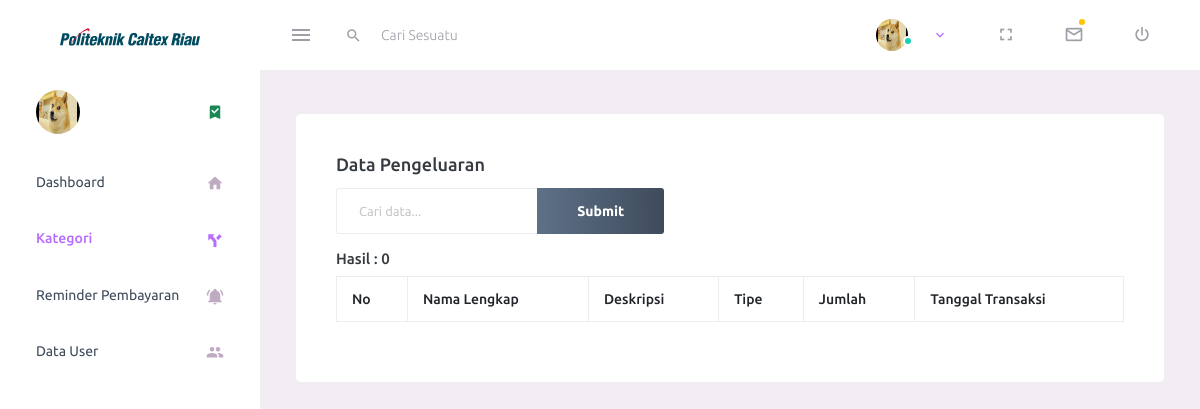
The page /index.php/controller_kategori on the database as committed earlier.
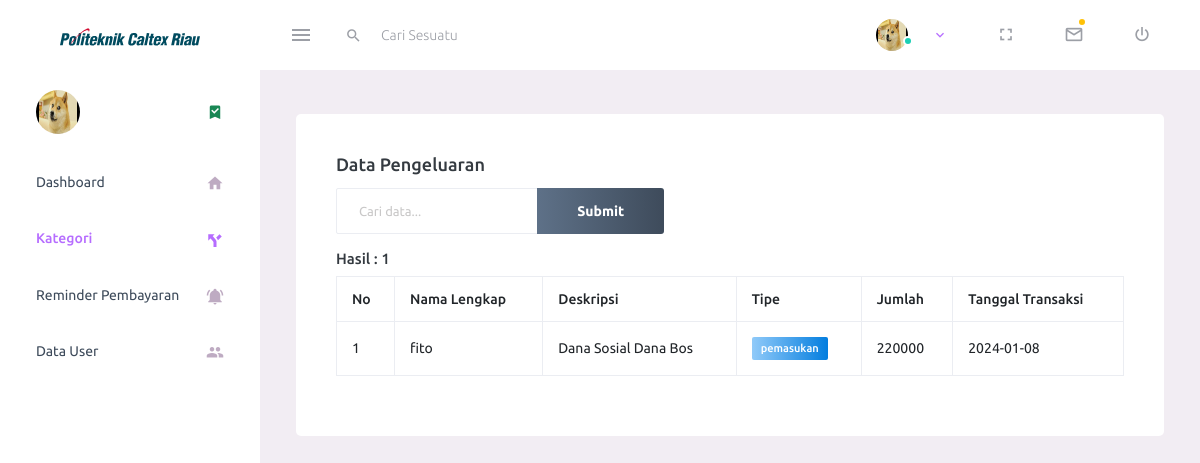
The same page on the database as committed later.
### tables this page shows
CREATE TABLE `transaksi` (
  `transaksi_id` int(9) NOT NULL,
  `user_id` int(9) NOT NULL,
  `deskripsi` varchar(255) NOT NULL,
  `tipe` varchar(100) NOT NULL,
  `jumlah` int(9) NOT NULL,
  `tanggal_transaksi` date NOT NULL
);

CREATE TABLE `pengguna` (
  `user_Id` int(9) NOT NULL,
  `username` varchar(100) NOT NULL,
  `password` varchar(100) NOT NULL,
  `nama_lengkap` varchar(100) NOT NULL,
  `peran` varchar(10) NOT NULL
);

### application/controllers/controller_kategori.php (called while the page is built, shortened)
<?php
class controller_kategori extends CI_Controller
{
    public function __construct()
    {
        $this->load->model('transaksi_model');
        $this->load->model('pengguna_model');
        $this->load->library('pagination');
    }
    public function index(){
        if ($this->input->post('submit')) {
            $data['keyword'] = $this->input->post('keyword');
        } else {
            $data['keyword'] = $this->input->get('keyword');
        }
        $this->db->like('pengguna.nama_lengkap', $data['keyword']);
        $this->db->or_like('transaksi.deskripsi', $data['keyword']);
        $this->db->or_like('transaksi.tipe', $data['keyword']);
        $this->db->or_like('transaksi.jumlah', $data['keyword']);
        $this->db->or_like('transaksi.tanggal_transaksi', $data['keyword']);
        $this->db->from('transaksi');
        $this->db->join('pengguna', 'pengguna.user_Id = transaksi.user_id');
        $config['total_rows'] = $this->db->count_all_results();
        $config['per_page'] = 5;
        $data['total_rows'] = $config['total_rows'];
        $data['start'] = $this->uri->segment(3);
        $data['pengguna'] = $this->db->get_where('pengguna', ['username' => $this->session->userdata('username')])->row_array();
        $data['transaksi'] = $this->transaksi_model->getRiwayatAll($config['per_page'], $data['start'], $data['keyword']);
        $this->load->view("layout/headerAdmin", $data);
        $this->load->view("display/admin/kategori", $data);
        $this->load->view("layout/footer", $data);
    }
}

### index.php (called while the page is built, shortened)
<?php
require_once BASEPATH.'core/CodeIgniter.php';

### application/config/config.php (called while the page is built, shortened)
<?php
$config['base_url'] = 'http://localhost/Project_BPF_kel2/';
$config['index_page'] = '';
$config['uri_protocol']	= 'REQUEST_URI';
$config['url_suffix'] = '';
$config['language']	= 'english';
$config['charset'] = 'UTF-8';
$config['enable_hooks'] = FALSE;
$config['subclass_prefix'] = 'MY_';
$config['composer_autoload'] = FALSE;
$config['permitted_uri_chars'] = 'a-z 0-9~%.:_\-';
$config['enable_query_strings'] = FALSE;
$config['controller_trigger'] = 'c';
$config['function_trigger'] = 'm';
$config['directory_trigger'] = 'd';
$config['allow_get_array'] = TRUE;
$config['log_threshold'] = 0;
$config['log_path'] = '';
$config['log_file_extension'] = '';
$config['log_file_permissions'] = 0644;
$config['log_date_format'] = 'Y-m-d H:i:s';
$config['error_views_path'] = '';
$config['cache_path'] = '';
$config['cache_query_string'] = FALSE;
$config['encryption_key'] = '';
$config['sess_driver'] = 'files';
$config['sess_cookie_name'] = 'ci_session';
$config['sess_samesite'] = 'Lax';
$config['sess_expiration'] = 7200;
$config['sess_save_path'] = NULL;
$config['sess_match_ip'] = FALSE;
$config['sess_time_to_update'] = 300;
$config['sess_regenerate_destroy'] = FALSE;
$config['cookie_prefix']	= '';
$config['cookie_domain']	= '';
$config['cookie_path']		= '/';
$config['cookie_secure']	= FALSE;
$config['cookie_httponly'] 	= FALSE;
$config['cookie_samesite'] 	= 'Lax';
$config['standardize_newlines'] = FALSE;
$config['global_xss_filtering'] = FALSE;
$config['csrf_protection'] = FALSE;
$config['csrf_token_name'] = 'csrf_test_name';
$config['csrf_cookie_name'] = 'csrf_cookie_name';
$config['csrf_expire'] = 7200;
$config['csrf_regenerate'] = TRUE;
$config['csrf_exclude_uris'] = array();
$config['compress_output'] = FALSE;
$config['time_reference'] = 'local';
$config['rewrite_short_tags'] = FALSE;
$config['proxy_ips'] = '';

### application/config/pagination.php (called while the page is built, shortened)
<?php
$config['base_url'] = 'http://localhost/Project_BPF_kel2/controller_pengguna/index';
$config['num_links'] = 5;
$config['full_tag_open'] = '<nav aria-label="Page navigation example"><ul class="pagination">';
$config['full_tag_close'] = '</ul></nav>';
$config['first_link'] = 'First';
$config['first_tag_open'] = '<li class="page-item">';
$config['first_tag_close'] = '</li>';
$config['last_link'] = 'Last';
$config['last_tag_open'] = '<li class="page-item">';
$config['last_tag_close'] = '</li>';
?>

### application/models/transaksi_model.php (called while the page is built, shortened)
<?php
class transaksi_model extends CI_Model
{
    public function getRiwayatAll($limit, $start, $keyword = null)
    {
        $this->db->select('transaksi.*, pengguna.nama_lengkap');
        $this->db->from('transaksi');
        $this->db->join('pengguna', 'pengguna.user_Id = transaksi.user_id');
        $this->db->limit($limit, $start);
        return $this->db->get()->result_array();
    }
}

### application/views/display/admin/kategori.php (the view, shortened to what the changed rows need)
<div class="main-panel">
    <div class="content-wrapper">
        <div class="row">
            <div class="col-lg-12 grid-margin stretch-card">
                <div class="card">
                    <div class="card-body">
                        <h4 class="card-title">Data Pengeluaran</h4>
                        <div class="col-md-5">
                            <form action="<?= base_url('controller_kategori') ?>" method="post">
                            </form>
                        </div>
                        <h6>Hasil :
                            <?= $total_rows; ?>
                        </h6>
                        <table id="example" class="table table-bordered" style="width:100%">
                            <thead>
                                <tr>
                                    <th>No</th>
                                    <th>Nama Lengkap</th>
                                    <th>Deskripsi</th>
                                    <th>Tipe</th>
                                    <th>Jumlah</th>
                                    <th>Tanggal Transaksi</th>
                                </tr>
                            </thead>
                            <tbody>
                                <?php foreach ($transaksi as $t): ?>
                                    <tr>
                                        <td>
                                            <?php echo ++$start; ?>
                                        </td>
                                        <td>
                                            <?php echo $t["nama_lengkap"]; ?>
                                        </td>
                                        <td>
                                            <?php echo $t["deskripsi"]; ?>
                                        </td>
                                        <td>
                                            <?php
                                            $label_color = ($t["tipe"] == "pemasukan") ? "badge-gradient-info" : "badge-gradient-danger";
                                            ?>
                                            <label class="badge <?php echo $label_color; ?>">
                                                <?php echo $t["tipe"]; ?>
                                            </label>
                                        </td>
                                        <td>
                                            <?php echo $t["jumlah"]; ?>
                                        </td>
                                        <td>
                                            <?php echo $t["tanggal_transaksi"]; ?>
                                        </td>
                                    </tr>
                                <?php endforeach; ?>
                            </tbody>
                        </table>
                    </div>
                </div>
            </div>
        </div>
    </div>
</div>
</div>
</div>

Rows that differ between the two databases and show on the page:
added transaksi: user.nama_lengkap "fito", deskripsi "Dana Sosial Dana Bos", tipe "pemasukan", jumlah "220000", tanggal_transaksi "2024-01-08"
Other text that changed with them:
$total_rows: "0" → "1"
